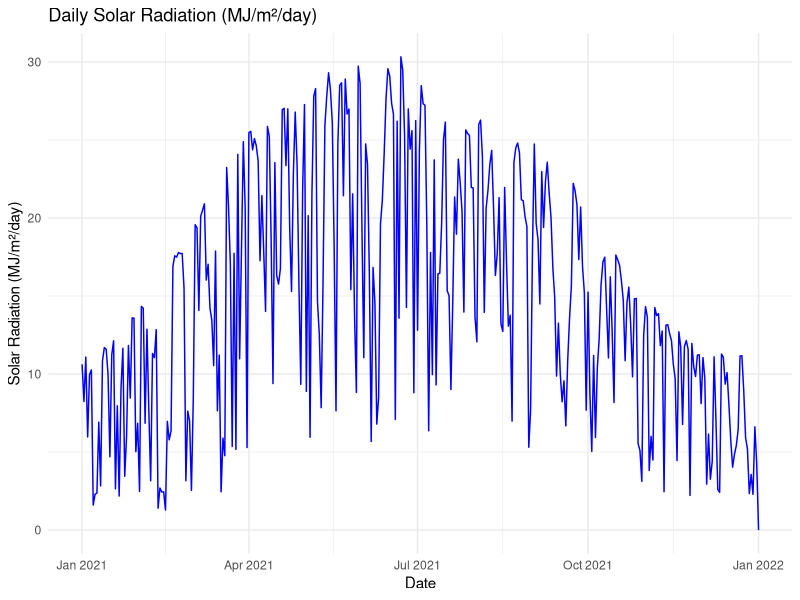

R code for this plot:
# Load necessary libraries
library(dplyr)
library(lubridate)
library(readr)

# Read the CSV file
weatherdata <- read.csv("WeatherData/RawFiles/Posey_CIG_1-1-21_12-00_AM_1_Year_1744119785_v2.csv")

# Rename columns for easier access
colnames(weatherdata) <- c("DateTimeRaw", "SolarRadiation_W_m2")

# Clean extra spaces (if any)
weatherdata$DateTimeRaw <- trimws(weatherdata$DateTimeRaw)

# Parse the datetime properly using correct format
weatherdata$DateTime <- as.POSIXct(weatherdata$DateTimeRaw, format = "%m/%d/%Y %H:%M", tz = "UTC")

# Check parsing success
failed_rows <- sum(is.na(weatherdata$DateTime))
cat("⚠️ Failed to parse rows:", failed_rows, "\n")

# Filter out unparsed rows
weatherdata <- weatherdata %>% filter(!is.na(DateTime))

# Extract date
weatherdata$Date <- as.Date(weatherdata$DateTime)

# Convert 15-min W/m² to MJ/m²
weatherdata <- weatherdata %>%
  mutate(Solar_MJ_m2 = SolarRadiation_W_m2 * 900 * 1e-6)

# Daily aggregation
daily_radiation <- weatherdata %>%
  group_by(Date) %>%
  summarise(Daily_Solar_MJ_m2 = sum(Solar_MJ_m2, na.rm = TRUE))

# Save output
write_csv(daily_radiation, "2021_Daily_Solar_Radiation.csv")

# Show result
print(head(daily_radiation))

# Plotting the daily solar radiation
library(ggplot2)
ggplot(daily_radiation, aes(x = Date, y = Daily_Solar_MJ_m2)) +
  geom_line(color = "blue") +
  labs(title = "Daily Solar Radiation (MJ/m²/day)",
       x = "Date",
       y = "Solar Radiation (MJ/m²/day)") +
  theme_minimal()

